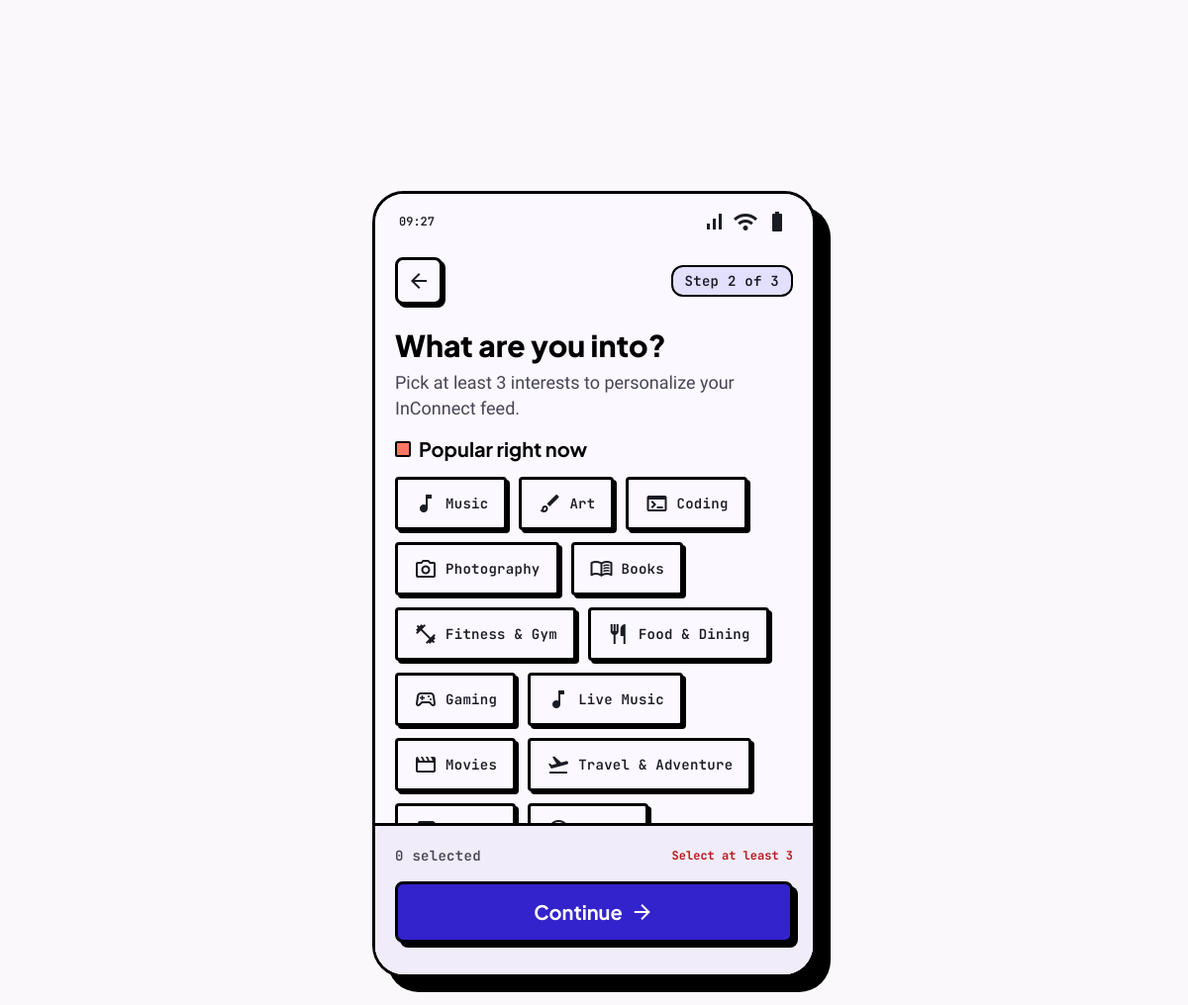
Page /onboarding/ (signed in) on the committed database.
### knotapp/models.py (models this page shows, shortened)
class Interest(models.Model):
    name = models.CharField(max_length=100, unique=True)
    icon = models.CharField(max_length=50, blank=True, default='')
    category = models.CharField(max_length=50, blank=True, default='')
    created_at = models.DateTimeField(auto_now_add=True)

### knotapp/views.py (the view)
# urls.py: path('onboarding/', views.onboarding, name='onboarding'),
@login_required
def onboarding(request):
    interests = Interest.objects.order_by('category', 'name')
    if request.method == 'POST':
        raw = request.POST.get('interests', '')
        selected = [x for x in raw.split(',') if x]
        profile, _ = Profile.objects.get_or_create(user=request.user)
        profile.interests.set(selected)
        return redirect('matches')
    return render(request, 'onboarding_interests.html', {'interests': interests})

### knotapp/context_processors.py (called while the page is built)
def profile_settings(request):
    zoom = 100
    has_unverified_email = False
    if request.user.is_authenticated:
        profile, _ = Profile.objects.get_or_create(user=request.user)
        zoom = profile.zoom_level
        has_unverified_email = bool(request.user.email) and not profile.email_verified
    return {'zoom_level': zoom, 'zoom_options': ZOOM_OPTIONS, 'has_unverified_email': has_unverified_email}

### Templates/onboarding_interests.html (shortened to what this page needs)
{% extends 'base.html' %}
{% block body_classes %}font-body-md text-on-background antialiased flex items-center justify-center p-4 md:p-8{% endblock %}
{% block content %}
<div class="page-enter w-full max-w-md bg-surface rounded-[2rem] border-[3px] border-stroke-black shadow-[15px_15px_0px_0px_rgba(0,0,0,1)] overflow-hidden relative flex flex-col h-[850px] max-h-[795px]">
    <div class="flex justify-between items-center px-6 pt-4 pb-2 bg-surface z-10 font-label-sm text-label-sm">
        <span>09:27</span>
        <div class="flex gap-2">
            <span class="material-symbols-outlined" style="font-variation-settings: 'FILL' 1;">signal_cellular_alt</span>
            <span class="material-symbols-outlined" style="font-variation-settings: 'FILL' 1;">wifi</span>
            <span class="material-symbols-outlined" style="font-variation-settings: 'FILL' 1;">battery_full</span>
        </div>
    </div>
    <header class="px-margin-page pt-4 pb-2 bg-surface">
        <div class="flex justify-between items-center mb-6">
            <button onclick="history.back()" class="w-12 h-12 rounded-xl border-[3px] border-stroke-black shadow-[3px_3px_0px_0px_rgba(0,0,0,1)] flex items-center justify-center bg-surface hover:bg-surface-variant active:translate-x-[2px] active:translate-y-[2px] active:shadow-none transition-all">
                <span class="material-symbols-outlined">arrow_back</span>
            </button>
            <span class="font-label-md text-label-md bg-primary-fixed px-3 py-1 border-2 border-stroke-black rounded-full">Step 2 of 3</span>
        </div>
        <h1 class="font-headline-lg-mobile text-headline-lg-mobile text-stroke-black mb-2">What are you into?</h1>
        <p class="font-body-lg text-body-lg text-on-surface-variant">Pick at least 3 interests to personalize your InConnect feed.</p>
    </header>
    <main class="flex-1 overflow-y-auto px-margin-page pb-32 pt-2 bg-surface">
        <form id="interest-form" method="post">
            <div class="mb-6">
                <h2 class="font-headline-sm text-headline-sm text-stroke-black mb-4 flex items-center gap-2">
                    <div class="w-4 h-4 bg-secondary-container border-2 border-stroke-black rounded-sm"></div>
                    Popular right now
                </h2>
                <div class="flex flex-wrap gap-3">
                    {% for i in interests %}
                    <div class="interest-chip bg-surface rounded-lg px-4 py-3 flex items-center gap-2" data-value="{{ i.id }}" onclick="toggleChip(this)">
                        <span class="material-symbols-outlined">{{ i.icon|default:'star' }}</span>
                        <span class="font-label-md text-label-md">{{ i.name }}</span>
                    </div>
                    {% empty %}
                    <p class="font-body-md text-on-surface-variant">No interests available yet. Check back soon.</p>
                    {% endfor %}
                </div>
            </div>
        </form>
    </main>
    <div class="absolute bottom-0 left-0 w-full bg-surface-container border-t-[3px] border-stroke-black p-margin-page pb-8 z-30">
        <div class="flex justify-between items-center mb-4">
            <span class="font-label-md text-label-md text-on-surface-variant"><span id="selected-count">0</span> selected</span>
            <span class="font-label-sm text-label-sm text-error font-bold" id="hint-text">Select at least 3</span>
        </div>
        <button onclick="submitInterests()" class="w-full neo-brutal-card bg-primary text-on-primary rounded-xl py-4 flex justify-center items-center gap-2 hover:bg-primary-container">
            <span class="font-headline-sm text-headline-sm">Continue</span>
            <span class="material-symbols-outlined">arrow_forward</span>
        </button>
    </div>
</div>
{% endblock %}

### Templates/base.html (style rules this page uses)
body { min-height: max(884px, 100dvh); }
.page-enter { animation: page-fade-up 0.45s cubic-bezier(0.16, 1, 0.3, 1) both; }

### Templates/onboarding_interests.html (style rules this page uses)
.neo-brutal-card { border: 3px solid #000000; box-shadow: 5px 5px 0px 0px rgba(0,0,0,1); transition: all 0.2s ease; }
.interest-chip { border: 3px solid #000000; box-shadow: 3px 3px 0px 0px rgba(0,0,0,1); transition: all 0.15s ease; cursor: pointer; }

### rows in the picture
Interest: {{ i.id }} 16 (drawn), name "Music"
Interest: {{ i.id }} 10 (drawn), name "Art"
Interest: {{ i.id }} 11 (drawn), name "Coding"
Interest: {{ i.id }} 12 (drawn), name "Photography"
Interest: {{ i.id }} 13 (drawn), name "Books"
Interest: {{ i.id }} 8 (drawn), name "Fitness & Gym"
Interest: {{ i.id }} 6 (drawn), name "Food & Dining"
Interest: {{ i.id }} 9 (drawn), name "Gaming"
Interest: {{ i.id }} 7 (drawn), name "Live Music"
Interest: {{ i.id }} 14 (drawn), name "Movies"
Interest: {{ i.id }} 5 (drawn), name "Travel & Adventure"
